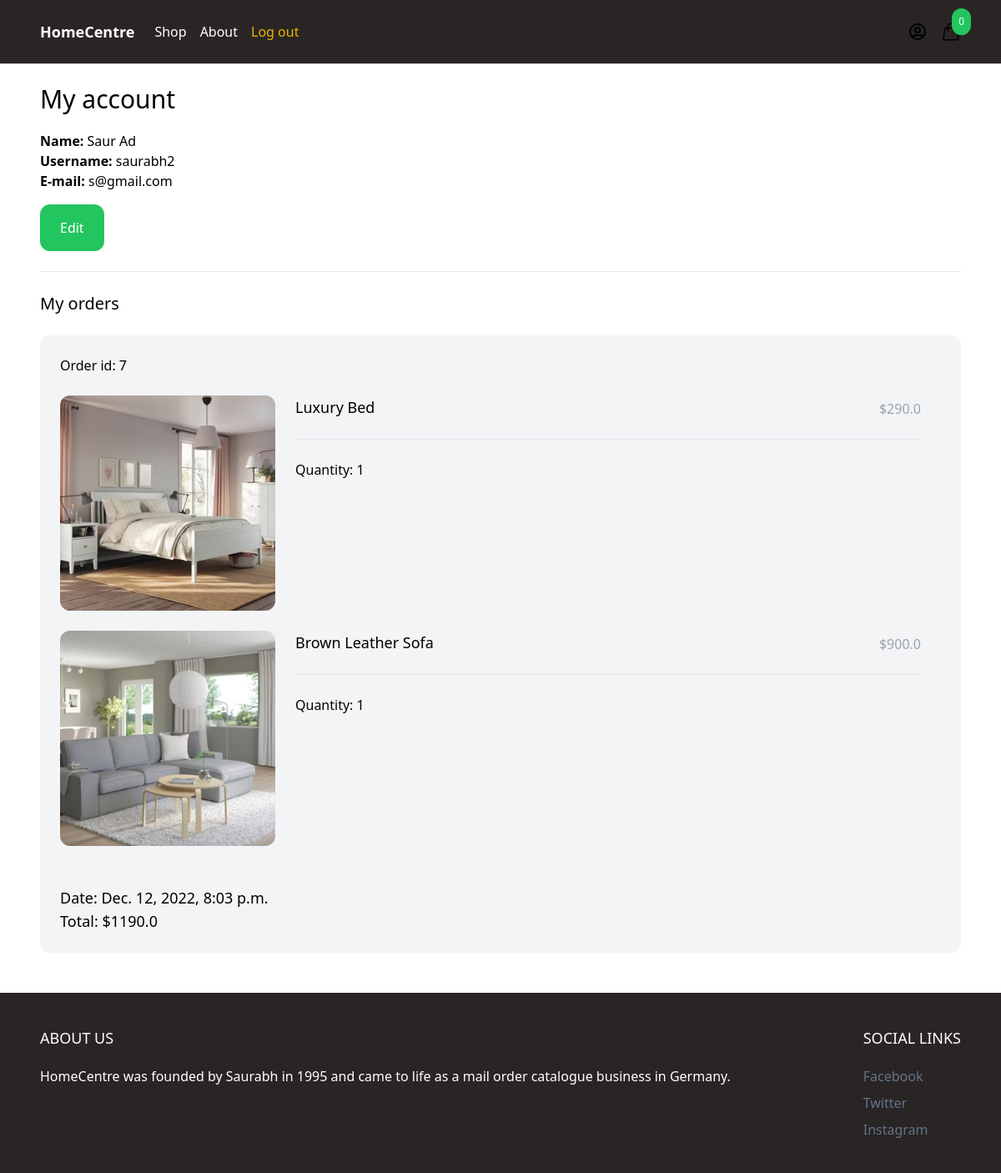
/myaccount/ (signed in), run on the app's committed database.
### order/models.py (models this page shows)
class Order(models.Model):
    ORDERED = 'ordered'
    SHIPPED = 'shipped'
    STATUS_CHOICES = (
        (ORDERED, 'Ordered'),
        (SHIPPED, 'Shipped')
    )
    user = models.ForeignKey(User, related_name='orders', blank=True, null=True, on_delete=models.CASCADE)
    first_name = models.CharField(max_length=255)
    last_name = models.CharField(max_length=255)
    email = models.CharField(max_length=255)
    address = models.CharField(max_length=255)
    zipcode = models.CharField(max_length=255)
    place = models.CharField(max_length=255)
    phone = models.CharField(max_length=255)
    created_at = models.DateTimeField(auto_now_add=True)
    paid = models.BooleanField(default=False)
    paid_amount = models.IntegerField(blank=True, null=True)
    status = models.CharField(max_length=20, choices=STATUS_CHOICES, default=ORDERED)
    class Meta:
        ordering = ('-created_at',)
    def get_total_price(self):
        if self.paid_amount:
            return self.paid_amount / 100
        return 0

class OrderItem(models.Model):
    order = models.ForeignKey(Order, related_name='items', on_delete=models.CASCADE)
    product = models.ForeignKey(Product, related_name='items', on_delete=models.CASCADE)
    price = models.IntegerField()
    quantity = models.IntegerField(default=1)
    def get_total_price(self):
        return self.price / 100

### product/models.py (models this page shows, shortened)
class Product(models.Model):
    category = models.ForeignKey(Category, related_name='products', on_delete=models.CASCADE)
    name = models.CharField(max_length=255)
    slug = models.SlugField()
    description = models.TextField(blank=True, null=True)
    price = models.IntegerField()
    created_at = models.DateTimeField(auto_now_add=True)
    image = models.ImageField(upload_to='uploads/', blank=True, null=True)
    thumbnail = models.ImageField(upload_to='uploads/', blank=True, null=True)
    class Meta:
        ordering = ('-created_at',)
    def get_thumbnail(self):
        if self.thumbnail:
            return self.thumbnail.url

### core/views.py (the view)
# urls.py: path('myaccount/', myaccount, name='myaccount'),
@login_required
def myaccount(request):
    return render(request, 'core/myaccount.html')

### cart/cart.py (called while the page is built)
    def __len__(self):
        return sum(item['quantity'] for item in self.cart.values())

### cart/context_processors.py (called while the page is built)
def cart(request):
    return {'cart': Cart(request)}

### core/templates/core/myaccount.html (shortened to what this page needs)
{% extends 'core/base.html' %}
{% block content %}
<div class="max-w-6xl mx-auto p-6">
    <h1 class="mb-5 text-3xl">My account</h1>
    <div class="mb-6">
        <strong>Name: </strong>{{ request.user.get_full_name }}<br>
        <strong>Username: </strong>{{ request.user.username }}<br>
        <strong>E-mail: </strong>{{ request.user.email }}<br>
        <a href="{% url 'edit_myaccount' %}" class="inline-block mt-4 py-4 px-6 rounded-xl text-white bg-green-500">Edit</a>
    </div>
    <hr>
    <h2 class="my-6 text-xl">My orders</h2>
    {% for order in request.user.orders.all %}
        <div class="w-full mb-6 p-6 flex flex-wrap bg-gray-100 rounded-xl">
            <div class="mb-6 flex justify-between">
                <a href="#">Order id: {{ order.id }}</a>
            </div>
            <div class="mb-6 w-full">
                {% for item in order.items.all %}
                    <div class="product mb-6 flex pr-6">
                        <a href="#" class="w-1/4">
                            <img class="hover:shadow-lg rounded-xl" src="{{ item.product.get_thumbnail }}">
                        </a>
                        <div class="w-3/4 pl-6">
                            <div class="flex justify-between">
                                <a href="#" class="text-lg">{{ item.product.name }}</a>
                                <p class="mb-6 pt-1 text-gray-400">${{ item.get_total_price }}</p>
                            </div>
                            <hr>
                            <div class="mt-6">
                                Quantity: {{ item.quantity }}
                            </div>
                        </div>
                    </div>
                {% endfor %}
            </div>
            <div>
                <p class="text-lg">Date: {{ order.created_at }}</p>
                <p class="text-lg">Total: ${{ order.get_total_price }}</p>
            </div>
        </div>
    {% endfor %}
</div>
{% endblock %}

### data on the page
Order: id "7", created_at "Dec. 12, 2022, 8:03 p.m.", get_total_price "1190.0"
OrderItem: product.get_thumbnail (picture), product.name "Luxury Bed", get_total_price "290.0", quantity "1"
OrderItem: product.get_thumbnail (picture), product.name "Brown Leather Sofa", get_total_price "900.0", quantity "1"

### other printed values
{{ cart|length }} "0"
{{ request.user.get_full_name }} "Saur Ad"
{{ request.user.username }} "saurabh2"
{{ request.user.email }} "s@gmail.com"
